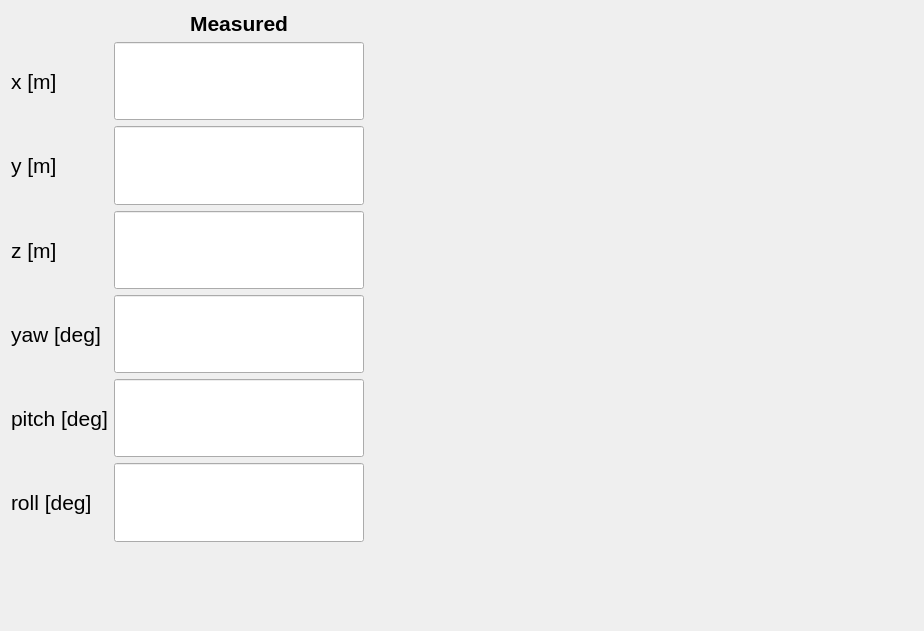
<?xml version="1.0" encoding="UTF-8"?>
<ui version="4.0">
 <class>SafeControllerTab</class>
 <widget class="QWidget" name="SafeControllerTab">
  <property name="geometry">
   <rect>
    <x>0</x>
    <y>0</y>
    <width>924</width>
    <height>631</height>
   </rect>
  </property>
  <property name="font">
   <font>
    <pointsize>16</pointsize>
   </font>
  </property>
  <property name="windowTitle">
   <string>Form</string>
  </property>
  <layout class="QGridLayout" name="gridLayout">
   <item row="4" column="1">
    <widget class="QLineEdit" name="lineEdit_measured_yaw">
     <property name="sizePolicy">
      <sizepolicy hsizetype="MinimumExpanding" vsizetype="MinimumExpanding">
       <horstretch>0</horstretch>
       <verstretch>0</verstretch>
      </sizepolicy>
     </property>
     <property name="maximumSize">
      <size>
       <width>250</width>
       <height>80</height>
      </size>
     </property>
    </widget>
   </item>
   <item row="4" column="0">
    <widget class="QLabel" name="label_measured_yaw">
     <property name="sizePolicy">
      <sizepolicy hsizetype="Preferred" vsizetype="MinimumExpanding">
       <horstretch>0</horstretch>
       <verstretch>0</verstretch>
      </sizepolicy>
     </property>
     <property name="maximumSize">
      <size>
       <width>16777215</width>
       <height>80</height>
      </size>
     </property>
     <property name="text">
      <string>yaw [deg]</string>
     </property>
    </widget>
   </item>
   <item row="6" column="1">
    <widget class="QLineEdit" name="lineEdit_measured_roll">
     <property name="sizePolicy">
      <sizepolicy hsizetype="MinimumExpanding" vsizetype="MinimumExpanding">
       <horstretch>0</horstretch>
       <verstretch>0</verstretch>
      </sizepolicy>
     </property>
     <property name="maximumSize">
      <size>
       <width>250</width>
       <height>80</height>
      </size>
     </property>
    </widget>
   </item>
   <item row="5" column="0">
    <widget class="QLabel" name="label_measured_pitch">
     <property name="sizePolicy">
      <sizepolicy hsizetype="Preferred" vsizetype="MinimumExpanding">
       <horstretch>0</horstretch>
       <verstretch>0</verstretch>
      </sizepolicy>
     </property>
     <property name="maximumSize">
      <size>
       <width>16777215</width>
       <height>80</height>
      </size>
     </property>
     <property name="text">
      <string>pitch [deg]</string>
     </property>
    </widget>
   </item>
   <item row="0" column="1">
    <widget class="QLabel" name="label">
     <property name="font">
      <font>
       <weight>75</weight>
       <bold>true</bold>
      </font>
     </property>
     <property name="text">
      <string>Measured</string>
     </property>
     <property name="alignment">
      <set>Qt::AlignCenter</set>
     </property>
    </widget>
   </item>
   <item row="7" column="1">
    <spacer name="verticalSpacer">
     <property name="orientation">
      <enum>Qt::Vertical</enum>
     </property>
     <property name="sizeHint" stdset="0">
      <size>
       <width>20</width>
       <height>40</height>
      </size>
     </property>
    </spacer>
   </item>
   <item row="3" column="1">
    <widget class="QLineEdit" name="lineEdit_measured_z">
     <property name="sizePolicy">
      <sizepolicy hsizetype="MinimumExpanding" vsizetype="MinimumExpanding">
       <horstretch>0</horstretch>
       <verstretch>0</verstretch>
      </sizepolicy>
     </property>
     <property name="maximumSize">
      <size>
       <width>250</width>
       <height>80</height>
      </size>
     </property>
    </widget>
   </item>
   <item row="1" column="0">
    <widget class="QLabel" name="label_measured_x">
     <property name="sizePolicy">
      <sizepolicy hsizetype="Preferred" vsizetype="MinimumExpanding">
       <horstretch>0</horstretch>
       <verstretch>0</verstretch>
      </sizepolicy>
     </property>
     <property name="maximumSize">
      <size>
       <width>16777215</width>
       <height>80</height>
      </size>
     </property>
     <property name="text">
      <string>x [m]</string>
     </property>
    </widget>
   </item>
   <item row="5" column="1">
    <widget class="QLineEdit" name="lineEdit_measured_pitch">
     <property name="sizePolicy">
      <sizepolicy hsizetype="MinimumExpanding" vsizetype="MinimumExpanding">
       <horstretch>0</horstretch>
       <verstretch>0</verstretch>
      </sizepolicy>
     </property>
     <property name="maximumSize">
      <size>
       <width>250</width>
       <height>80</height>
      </size>
     </property>
    </widget>
   </item>
   <item row="2" column="0">
    <widget class="QLabel" name="label_measured_y">
     <property name="sizePolicy">
      <sizepolicy hsizetype="Preferred" vsizetype="MinimumExpanding">
       <horstretch>0</horstretch>
       <verstretch>0</verstretch>
      </sizepolicy>
     </property>
     <property name="maximumSize">
      <size>
       <width>16777215</width>
       <height>80</height>
      </size>
     </property>
     <property name="text">
      <string>y [m]</string>
     </property>
    </widget>
   </item>
   <item row="3" column="0">
    <widget class="QLabel" name="label_measured_z">
     <property name="sizePolicy">
      <sizepolicy hsizetype="Preferred" vsizetype="MinimumExpanding">
       <horstretch>0</horstretch>
       <verstretch>0</verstretch>
      </sizepolicy>
     </property>
     <property name="maximumSize">
      <size>
       <width>16777215</width>
       <height>80</height>
      </size>
     </property>
     <property name="text">
      <string>z [m]</string>
     </property>
    </widget>
   </item>
   <item row="1" column="1">
    <widget class="QLineEdit" name="lineEdit_measured_x">
     <property name="sizePolicy">
      <sizepolicy hsizetype="MinimumExpanding" vsizetype="MinimumExpanding">
       <horstretch>0</horstretch>
       <verstretch>0</verstretch>
      </sizepolicy>
     </property>
     <property name="maximumSize">
      <size>
       <width>250</width>
       <height>80</height>
      </size>
     </property>
     <property name="autoFillBackground">
      <bool>false</bool>
     </property>
    </widget>
   </item>
   <item row="2" column="1">
    <widget class="QLineEdit" name="lineEdit_measured_y">
     <property name="sizePolicy">
      <sizepolicy hsizetype="MinimumExpanding" vsizetype="MinimumExpanding">
       <horstretch>0</horstretch>
       <verstretch>0</verstretch>
      </sizepolicy>
     </property>
     <property name="maximumSize">
      <size>
       <width>250</width>
       <height>80</height>
      </size>
     </property>
    </widget>
   </item>
   <item row="6" column="0">
    <widget class="QLabel" name="label_measured_roll">
     <property name="sizePolicy">
      <sizepolicy hsizetype="Preferred" vsizetype="MinimumExpanding">
       <horstretch>0</horstretch>
       <verstretch>0</verstretch>
      </sizepolicy>
     </property>
     <property name="maximumSize">
      <size>
       <width>16777215</width>
       <height>80</height>
      </size>
     </property>
     <property name="text">
      <string>roll [deg]</string>
     </property>
    </widget>
   </item>
   <item row="1" column="2">
    <spacer name="horizontalSpacer">
     <property name="orientation">
      <enum>Qt::Horizontal</enum>
     </property>
     <property name="sizeHint" stdset="0">
      <size>
       <width>40</width>
       <height>20</height>
      </size>
     </property>
    </spacer>
   </item>
  </layout>
 </widget>
 <resources/>
 <connections/>
</ui>
